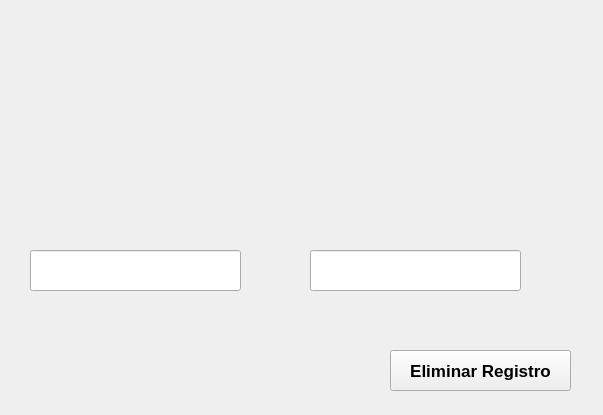
<?xml version="1.0" encoding="UTF-8"?>
<ui version="4.0">
 <class>Inicio_juego_eliminar</class>
 <widget class="QWidget" name="Inicio_juego_eliminar">
  <property name="geometry">
   <rect>
    <x>0</x>
    <y>0</y>
    <width>603</width>
    <height>415</height>
   </rect>
  </property>
  <property name="windowTitle">
   <string>Form</string>
  </property>
  <widget class="QLineEdit" name="le_usuario">
   <property name="geometry">
    <rect>
     <x>30</x>
     <y>250</y>
     <width>211</width>
     <height>41</height>
    </rect>
   </property>
   <property name="font">
    <font>
     <pointsize>12</pointsize>
    </font>
   </property>
   <property name="text">
    <string/>
   </property>
  </widget>
  <widget class="QPushButton" name="btn_eliminar">
   <property name="geometry">
    <rect>
     <x>390</x>
     <y>350</y>
     <width>181</width>
     <height>41</height>
    </rect>
   </property>
   <property name="font">
    <font>
     <pointsize>13</pointsize>
     <weight>75</weight>
     <bold>true</bold>
    </font>
   </property>
   <property name="text">
    <string>Eliminar Registro</string>
   </property>
  </widget>
  <widget class="QLineEdit" name="le_clave">
   <property name="geometry">
    <rect>
     <x>310</x>
     <y>250</y>
     <width>211</width>
     <height>41</height>
    </rect>
   </property>
   <property name="font">
    <font>
     <pointsize>12</pointsize>
    </font>
   </property>
   <property name="text">
    <string/>
   </property>
  </widget>
 </widget>
 <resources/>
 <connections/>
</ui>
